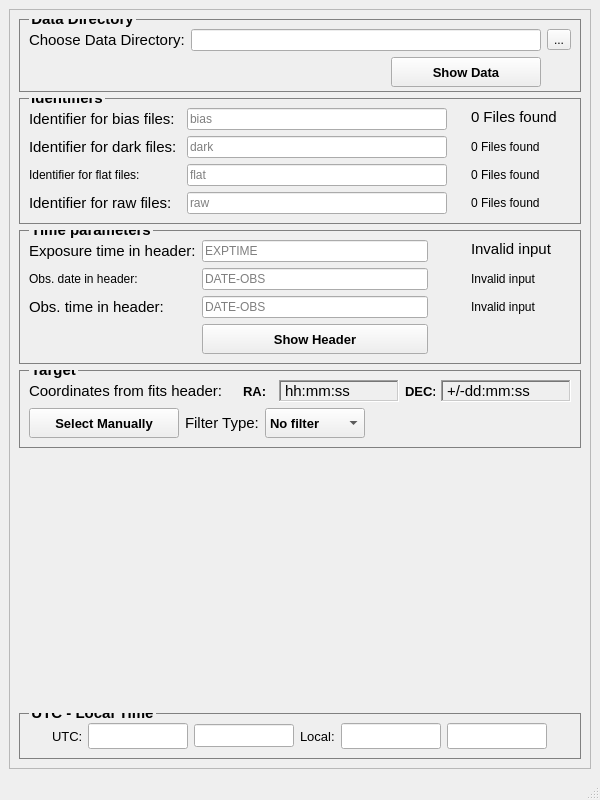
<?xml version="1.0" encoding="UTF-8"?>
<ui version="4.0">
 <class>MainWindow</class>
 <widget class="QMainWindow" name="MainWindow">
  <property name="geometry">
   <rect>
    <x>0</x>
    <y>0</y>
    <width>600</width>
    <height>800</height>
   </rect>
  </property>
  <property name="minimumSize">
   <size>
    <width>600</width>
    <height>800</height>
   </size>
  </property>
  <property name="windowTitle">
   <string>MainWindow</string>
  </property>
  <widget class="QWidget" name="centralwidget">
   <layout class="QHBoxLayout" name="horizontalLayout_7">
    <item>
     <widget class="QFrame" name="frame">
      <property name="frameShape">
       <enum>QFrame::StyledPanel</enum>
      </property>
      <property name="frameShadow">
       <enum>QFrame::Raised</enum>
      </property>
      <layout class="QGridLayout" name="gridLayout_5">
       <item row="0" column="0">
        <widget class="QGroupBox" name="data_directory">
         <property name="font">
          <font>
           <family>Arial</family>
           <pointsize>11</pointsize>
           <weight>75</weight>
           <italic>false</italic>
           <bold>true</bold>
          </font>
         </property>
         <property name="styleSheet">
          <string notr="true">QGroupBox {
    border: 1px solid gray;
	margin-top: 0.5em;
	
}

QGroupBox::title {
    top: -9px;
    left: 10px;
}

</string>
         </property>
         <property name="title">
          <string>Data Directory</string>
         </property>
         <layout class="QGridLayout" name="gridLayout_2">
          <property name="bottomMargin">
           <number>4</number>
          </property>
          <item row="0" column="0">
           <layout class="QHBoxLayout" name="horizontalLayout">
            <item>
             <widget class="QLabel" name="label">
              <property name="font">
               <font>
                <family>Arial</family>
                <pointsize>11</pointsize>
                <weight>50</weight>
                <italic>false</italic>
                <bold>false</bold>
               </font>
              </property>
              <property name="styleSheet">
               <string notr="true"/>
              </property>
              <property name="text">
               <string>Choose Data Directory:</string>
              </property>
             </widget>
            </item>
            <item>
             <widget class="QLineEdit" name="directory_path_qline">
              <property name="styleSheet">
               <string notr="true">font: 10pt &quot;HoloLens MDL2 Assets&quot;;</string>
              </property>
              <property name="inputMask">
               <string/>
              </property>
              <property name="text">
               <string/>
              </property>
              <property name="readOnly">
               <bool>true</bool>
              </property>
             </widget>
            </item>
            <item>
             <widget class="QToolButton" name="open_dir_tool">
              <property name="font">
               <font>
                <weight>50</weight>
                <bold>false</bold>
               </font>
              </property>
              <property name="text">
               <string>...</string>
              </property>
             </widget>
            </item>
           </layout>
          </item>
          <item row="1" column="0">
           <layout class="QHBoxLayout" name="horizontalLayout_2">
            <item>
             <spacer name="horizontalSpacer">
              <property name="orientation">
               <enum>Qt::Horizontal</enum>
              </property>
              <property name="sizeType">
               <enum>QSizePolicy::Expanding</enum>
              </property>
              <property name="sizeHint" stdset="0">
               <size>
                <width>349</width>
                <height>20</height>
               </size>
              </property>
             </spacer>
            </item>
            <item>
             <widget class="QPushButton" name="show_data_btn">
              <property name="minimumSize">
               <size>
                <width>150</width>
                <height>30</height>
               </size>
              </property>
              <property name="maximumSize">
               <size>
                <width>700</width>
                <height>16777215</height>
               </size>
              </property>
              <property name="font">
               <font>
                <family>Arial</family>
                <pointsize>10</pointsize>
                <weight>75</weight>
                <italic>false</italic>
                <bold>true</bold>
               </font>
              </property>
              <property name="styleSheet">
               <string notr="true"/>
              </property>
              <property name="text">
               <string>Show Data</string>
              </property>
             </widget>
            </item>
            <item>
             <spacer name="horizontalSpacer_2">
              <property name="orientation">
               <enum>Qt::Horizontal</enum>
              </property>
              <property name="sizeType">
               <enum>QSizePolicy::Minimum</enum>
              </property>
              <property name="sizeHint" stdset="0">
               <size>
                <width>30</width>
                <height>20</height>
               </size>
              </property>
             </spacer>
            </item>
           </layout>
          </item>
         </layout>
        </widget>
       </item>
       <item row="1" column="0">
        <widget class="QGroupBox" name="identifiers">
         <property name="font">
          <font>
           <family>Arial</family>
           <pointsize>11</pointsize>
           <weight>75</weight>
           <italic>false</italic>
           <bold>true</bold>
          </font>
         </property>
         <property name="styleSheet">
          <string notr="true">QGroupBox {
    border: 1px solid gray;
	margin-top: 0.5em;
}

QGroupBox::title {
    top: -9px;
    left: 10px;
}</string>
         </property>
         <property name="title">
          <string>Identifiers</string>
         </property>
         <layout class="QHBoxLayout" name="horizontalLayout_8">
          <item>
           <layout class="QVBoxLayout" name="verticalLayout">
            <item>
             <widget class="QLabel" name="label_10">
              <property name="font">
               <font>
                <family>Arial</family>
                <pointsize>11</pointsize>
                <weight>50</weight>
                <italic>false</italic>
                <bold>false</bold>
               </font>
              </property>
              <property name="styleSheet">
               <string notr="true">font: 11pt &quot;Arial&quot;;</string>
              </property>
              <property name="text">
               <string>Identifier for bias files: </string>
              </property>
             </widget>
            </item>
            <item>
             <widget class="QLabel" name="label_12">
              <property name="font">
               <font>
                <family>Arial</family>
                <pointsize>11</pointsize>
                <weight>50</weight>
                <italic>false</italic>
                <bold>false</bold>
               </font>
              </property>
              <property name="styleSheet">
               <string notr="true">font: 11pt;
</string>
              </property>
              <property name="text">
               <string>Identifier for dark files: </string>
              </property>
             </widget>
            </item>
            <item>
             <widget class="QLabel" name="label_14">
              <property name="styleSheet">
               <string notr="true">font: 11pt &quot;Arial&quot;;</string>
              </property>
              <property name="text">
               <string>Identifier for flat files: </string>
              </property>
             </widget>
            </item>
            <item>
             <widget class="QLabel" name="label_16">
              <property name="font">
               <font>
                <family>Arial</family>
                <pointsize>11</pointsize>
                <weight>50</weight>
                <italic>false</italic>
                <bold>false</bold>
               </font>
              </property>
              <property name="styleSheet">
               <string notr="true">font: 11pt &quot;Arial&quot;;</string>
              </property>
              <property name="text">
               <string>Identifier for raw files: </string>
              </property>
             </widget>
            </item>
           </layout>
          </item>
          <item>
           <layout class="QVBoxLayout" name="verticalLayout_2">
            <property name="spacing">
             <number>6</number>
            </property>
            <property name="bottomMargin">
             <number>0</number>
            </property>
            <item>
             <widget class="QLineEdit" name="bias_iden_qline">
              <property name="minimumSize">
               <size>
                <width>260</width>
                <height>0</height>
               </size>
              </property>
              <property name="maximumSize">
               <size>
                <width>260</width>
                <height>16777215</height>
               </size>
              </property>
              <property name="text">
               <string/>
              </property>
              <property name="placeholderText">
               <string>bias</string>
              </property>
             </widget>
            </item>
            <item>
             <widget class="QLineEdit" name="dark_iden_qline">
              <property name="minimumSize">
               <size>
                <width>260</width>
                <height>0</height>
               </size>
              </property>
              <property name="maximumSize">
               <size>
                <width>260</width>
                <height>16777215</height>
               </size>
              </property>
              <property name="text">
               <string/>
              </property>
              <property name="placeholderText">
               <string>dark</string>
              </property>
             </widget>
            </item>
            <item>
             <widget class="QLineEdit" name="flat_iden_qline">
              <property name="minimumSize">
               <size>
                <width>260</width>
                <height>0</height>
               </size>
              </property>
              <property name="maximumSize">
               <size>
                <width>260</width>
                <height>16777215</height>
               </size>
              </property>
              <property name="placeholderText">
               <string>flat</string>
              </property>
             </widget>
            </item>
            <item>
             <widget class="QLineEdit" name="raw_iden_qline">
              <property name="minimumSize">
               <size>
                <width>260</width>
                <height>0</height>
               </size>
              </property>
              <property name="maximumSize">
               <size>
                <width>260</width>
                <height>16777215</height>
               </size>
              </property>
              <property name="placeholderText">
               <string>raw</string>
              </property>
             </widget>
            </item>
           </layout>
          </item>
          <item>
           <spacer name="horizontalSpacer_3">
            <property name="orientation">
             <enum>Qt::Horizontal</enum>
            </property>
            <property name="sizeHint" stdset="0">
             <size>
              <width>40</width>
              <height>20</height>
             </size>
            </property>
           </spacer>
          </item>
          <item>
           <layout class="QVBoxLayout" name="verticalLayout_3" stretch="0,0,0,0">
            <property name="spacing">
             <number>13</number>
            </property>
            <property name="sizeConstraint">
             <enum>QLayout::SetDefaultConstraint</enum>
            </property>
            <property name="bottomMargin">
             <number>4</number>
            </property>
            <item>
             <widget class="QLabel" name="Nbias_found">
              <property name="minimumSize">
               <size>
                <width>100</width>
                <height>0</height>
               </size>
              </property>
              <property name="maximumSize">
               <size>
                <width>100</width>
                <height>16777215</height>
               </size>
              </property>
              <property name="font">
               <font>
                <family>Arial</family>
                <pointsize>11</pointsize>
                <weight>50</weight>
                <italic>false</italic>
                <bold>false</bold>
               </font>
              </property>
              <property name="styleSheet">
               <string notr="true">font: 11pt &quot;Arial&quot;;</string>
              </property>
              <property name="text">
               <string>0 Files found</string>
              </property>
             </widget>
            </item>
            <item>
             <widget class="QLabel" name="Ndark_found">
              <property name="minimumSize">
               <size>
                <width>100</width>
                <height>0</height>
               </size>
              </property>
              <property name="maximumSize">
               <size>
                <width>100</width>
                <height>16777215</height>
               </size>
              </property>
              <property name="styleSheet">
               <string notr="true">font: 11pt &quot;Arial&quot;;</string>
              </property>
              <property name="text">
               <string>0 Files found</string>
              </property>
             </widget>
            </item>
            <item>
             <widget class="QLabel" name="Nflat_found">
              <property name="minimumSize">
               <size>
                <width>100</width>
                <height>0</height>
               </size>
              </property>
              <property name="maximumSize">
               <size>
                <width>100</width>
                <height>16777215</height>
               </size>
              </property>
              <property name="styleSheet">
               <string notr="true">font: 11pt &quot;Arial&quot;;</string>
              </property>
              <property name="text">
               <string>0 Files found</string>
              </property>
             </widget>
            </item>
            <item>
             <widget class="QLabel" name="Nraw_found">
              <property name="minimumSize">
               <size>
                <width>100</width>
                <height>0</height>
               </size>
              </property>
              <property name="maximumSize">
               <size>
                <width>100</width>
                <height>16777215</height>
               </size>
              </property>
              <property name="styleSheet">
               <string notr="true">font: 11pt &quot;Arial&quot;;</string>
              </property>
              <property name="text">
               <string>0 Files found</string>
              </property>
             </widget>
            </item>
           </layout>
          </item>
         </layout>
        </widget>
       </item>
       <item row="2" column="0">
        <widget class="QGroupBox" name="time_parameters">
         <property name="font">
          <font>
           <family>Arial</family>
           <pointsize>11</pointsize>
           <weight>75</weight>
           <bold>true</bold>
           <underline>false</underline>
          </font>
         </property>
         <property name="styleSheet">
          <string notr="true">QGroupBox {
    border: 1px solid gray;
	margin-top: 0.5em;

}

QGroupBox::title {
    top: -9px;
    left: 10px;
}</string>
         </property>
         <property name="title">
          <string>Time parameters</string>
         </property>
         <layout class="QGridLayout" name="gridLayout">
          <item row="0" column="1">
           <layout class="QVBoxLayout" name="verticalLayout_5">
            <property name="spacing">
             <number>6</number>
            </property>
            <property name="bottomMargin">
             <number>0</number>
            </property>
            <item>
             <widget class="QLineEdit" name="exptime_qline">
              <property name="minimumSize">
               <size>
                <width>200</width>
                <height>0</height>
               </size>
              </property>
              <property name="maximumSize">
               <size>
                <width>226</width>
                <height>16777215</height>
               </size>
              </property>
              <property name="placeholderText">
               <string>EXPTIME</string>
              </property>
             </widget>
            </item>
            <item>
             <widget class="QLineEdit" name="obsdate_qline">
              <property name="minimumSize">
               <size>
                <width>226</width>
                <height>0</height>
               </size>
              </property>
              <property name="maximumSize">
               <size>
                <width>226</width>
                <height>16777215</height>
               </size>
              </property>
              <property name="text">
               <string/>
              </property>
              <property name="placeholderText">
               <string>DATE-OBS</string>
              </property>
             </widget>
            </item>
            <item>
             <widget class="QLineEdit" name="obstime_qline">
              <property name="minimumSize">
               <size>
                <width>226</width>
                <height>0</height>
               </size>
              </property>
              <property name="maximumSize">
               <size>
                <width>226</width>
                <height>16777215</height>
               </size>
              </property>
              <property name="placeholderText">
               <string>DATE-OBS</string>
              </property>
             </widget>
            </item>
           </layout>
          </item>
          <item row="0" column="2">
           <spacer name="horizontalSpacer_4">
            <property name="orientation">
             <enum>Qt::Horizontal</enum>
            </property>
            <property name="sizeHint" stdset="0">
             <size>
              <width>40</width>
              <height>20</height>
             </size>
            </property>
           </spacer>
          </item>
          <item row="0" column="0">
           <layout class="QVBoxLayout" name="verticalLayout_4">
            <item>
             <widget class="QLabel" name="label_18">
              <property name="font">
               <font>
                <family>Arial</family>
                <pointsize>11</pointsize>
                <weight>50</weight>
                <italic>false</italic>
                <bold>false</bold>
               </font>
              </property>
              <property name="styleSheet">
               <string notr="true">font: 11pt &quot;Arial&quot;;</string>
              </property>
              <property name="text">
               <string>Exposure time in header:</string>
              </property>
             </widget>
            </item>
            <item>
             <widget class="QLabel" name="label_19">
              <property name="styleSheet">
               <string notr="true">font: 11pt &quot;Arial&quot;;</string>
              </property>
              <property name="text">
               <string>Obs. date in header:</string>
              </property>
             </widget>
            </item>
            <item>
             <widget class="QLabel" name="label_20">
              <property name="font">
               <font>
                <family>Arial</family>
                <pointsize>11</pointsize>
                <weight>50</weight>
                <italic>false</italic>
                <bold>false</bold>
               </font>
              </property>
              <property name="styleSheet">
               <string notr="true">font: 11pt &quot;Arial&quot;;</string>
              </property>
              <property name="text">
               <string>Obs. time in header:</string>
              </property>
             </widget>
            </item>
           </layout>
          </item>
          <item row="0" column="3">
           <layout class="QVBoxLayout" name="verticalLayout_6" stretch="0,0,0">
            <property name="spacing">
             <number>13</number>
            </property>
            <property name="sizeConstraint">
             <enum>QLayout::SetDefaultConstraint</enum>
            </property>
            <property name="bottomMargin">
             <number>4</number>
            </property>
            <item>
             <widget class="QLabel" name="exptime_valid">
              <property name="minimumSize">
               <size>
                <width>100</width>
                <height>0</height>
               </size>
              </property>
              <property name="maximumSize">
               <size>
                <width>100</width>
                <height>16777215</height>
               </size>
              </property>
              <property name="font">
               <font>
                <family>Arial</family>
                <pointsize>11</pointsize>
                <weight>50</weight>
                <italic>false</italic>
                <bold>false</bold>
               </font>
              </property>
              <property name="styleSheet">
               <string notr="true">font: 11pt &quot;Arial&quot;;</string>
              </property>
              <property name="text">
               <string>Invalid input</string>
              </property>
             </widget>
            </item>
            <item>
             <widget class="QLabel" name="obs_date_valid">
              <property name="minimumSize">
               <size>
                <width>100</width>
                <height>0</height>
               </size>
              </property>
              <property name="maximumSize">
               <size>
                <width>100</width>
                <height>16777215</height>
               </size>
              </property>
              <property name="styleSheet">
               <string notr="true">font: 11pt &quot;Arial&quot;;</string>
              </property>
              <property name="text">
               <string>Invalid input</string>
              </property>
             </widget>
            </item>
            <item>
             <widget class="QLabel" name="obs_time_valid">
              <property name="minimumSize">
               <size>
                <width>100</width>
                <height>0</height>
               </size>
              </property>
              <property name="maximumSize">
               <size>
                <width>100</width>
                <height>16777215</height>
               </size>
              </property>
              <property name="styleSheet">
               <string notr="true">font: 11pt &quot;Arial&quot;;</string>
              </property>
              <property name="text">
               <string>Invalid input</string>
              </property>
             </widget>
            </item>
           </layout>
          </item>
          <item row="1" column="1">
           <widget class="QPushButton" name="showheader_btn">
            <property name="minimumSize">
             <size>
              <width>0</width>
              <height>30</height>
             </size>
            </property>
            <property name="font">
             <font>
              <family>Arial</family>
              <pointsize>10</pointsize>
              <weight>75</weight>
              <bold>true</bold>
             </font>
            </property>
            <property name="text">
             <string>Show Header</string>
            </property>
           </widget>
          </item>
         </layout>
        </widget>
       </item>
       <item row="3" column="0">
        <widget class="QGroupBox" name="target">
         <property name="font">
          <font>
           <family>Arial</family>
           <pointsize>11</pointsize>
           <weight>75</weight>
           <bold>true</bold>
          </font>
         </property>
         <property name="styleSheet">
          <string notr="true">QGroupBox {
    border: 1px solid gray;
	margin-top: 0.5em;
	
}

QGroupBox::title {
    top: -9px;
    left: 10px;
}
</string>
         </property>
         <property name="title">
          <string>Target</string>
         </property>
         <layout class="QGridLayout" name="gridLayout_3">
          <item row="0" column="0">
           <layout class="QHBoxLayout" name="horizontalLayout_3">
            <item>
             <widget class="QLabel" name="label_2">
              <property name="font">
               <font>
                <family>Arial</family>
                <pointsize>11</pointsize>
               </font>
              </property>
              <property name="text">
               <string>Coordinates from fits header:</string>
              </property>
             </widget>
            </item>
            <item>
             <spacer name="horizontalSpacer_5">
              <property name="orientation">
               <enum>Qt::Horizontal</enum>
              </property>
              <property name="sizeHint" stdset="0">
               <size>
                <width>40</width>
                <height>20</height>
               </size>
              </property>
             </spacer>
            </item>
            <item>
             <widget class="QLabel" name="ra">
              <property name="minimumSize">
               <size>
                <width>30</width>
                <height>0</height>
               </size>
              </property>
              <property name="maximumSize">
               <size>
                <width>50</width>
                <height>16777215</height>
               </size>
              </property>
              <property name="font">
               <font>
                <family>Arial</family>
                <pointsize>10</pointsize>
                <weight>75</weight>
                <bold>true</bold>
               </font>
              </property>
              <property name="text">
               <string>RA:</string>
              </property>
             </widget>
            </item>
            <item>
             <widget class="QLabel" name="header_ra_label">
              <property name="minimumSize">
               <size>
                <width>120</width>
                <height>0</height>
               </size>
              </property>
              <property name="maximumSize">
               <size>
                <width>100</width>
                <height>16777215</height>
               </size>
              </property>
              <property name="font">
               <font>
                <family>Arial</family>
                <pointsize>11</pointsize>
               </font>
              </property>
              <property name="frameShape">
               <enum>QFrame::WinPanel</enum>
              </property>
              <property name="frameShadow">
               <enum>QFrame::Sunken</enum>
              </property>
              <property name="text">
               <string>hh:mm:ss</string>
              </property>
             </widget>
            </item>
            <item>
             <widget class="QLabel" name="dec">
              <property name="minimumSize">
               <size>
                <width>30</width>
                <height>0</height>
               </size>
              </property>
              <property name="font">
               <font>
                <family>Arial</family>
                <pointsize>10</pointsize>
                <weight>75</weight>
                <bold>true</bold>
               </font>
              </property>
              <property name="text">
               <string>DEC:</string>
              </property>
             </widget>
            </item>
            <item>
             <widget class="QLabel" name="header_dec_label">
              <property name="minimumSize">
               <size>
                <width>130</width>
                <height>0</height>
               </size>
              </property>
              <property name="maximumSize">
               <size>
                <width>130</width>
                <height>16777215</height>
               </size>
              </property>
              <property name="font">
               <font>
                <family>Arial</family>
                <pointsize>11</pointsize>
               </font>
              </property>
              <property name="frameShape">
               <enum>QFrame::WinPanel</enum>
              </property>
              <property name="frameShadow">
               <enum>QFrame::Sunken</enum>
              </property>
              <property name="lineWidth">
               <number>1</number>
              </property>
              <property name="text">
               <string>+/-dd:mm:ss</string>
              </property>
              <property name="textFormat">
               <enum>Qt::PlainText</enum>
              </property>
             </widget>
            </item>
           </layout>
          </item>
          <item row="1" column="0">
           <layout class="QHBoxLayout" name="horizontalLayout_4">
            <item>
             <widget class="QPushButton" name="target_manually_btn">
              <property name="minimumSize">
               <size>
                <width>150</width>
                <height>30</height>
               </size>
              </property>
              <property name="font">
               <font>
                <family>Arial</family>
                <pointsize>10</pointsize>
                <weight>75</weight>
                <bold>true</bold>
               </font>
              </property>
              <property name="text">
               <string>Select Manually</string>
              </property>
             </widget>
            </item>
            <item>
             <widget class="QLabel" name="label_7">
              <property name="font">
               <font>
                <family>Arial</family>
                <pointsize>11</pointsize>
               </font>
              </property>
              <property name="text">
               <string>Filter Type:</string>
              </property>
             </widget>
            </item>
            <item>
             <widget class="QComboBox" name="filter_combobox">
              <property name="minimumSize">
               <size>
                <width>100</width>
                <height>30</height>
               </size>
              </property>
              <property name="font">
               <font>
                <family>Arial</family>
                <pointsize>10</pointsize>
                <weight>75</weight>
                <bold>true</bold>
               </font>
              </property>
              <item>
               <property name="text">
                <string>No filter</string>
               </property>
              </item>
              <item>
               <property name="text">
                <string>U</string>
               </property>
              </item>
              <item>
               <property name="text">
                <string>B</string>
               </property>
              </item>
              <item>
               <property name="text">
                <string>V</string>
               </property>
              </item>
              <item>
               <property name="text">
                <string>R</string>
               </property>
              </item>
              <item>
               <property name="text">
                <string>I</string>
               </property>
              </item>
              <item>
               <property name="text">
                <string>H</string>
               </property>
              </item>
              <item>
               <property name="text">
                <string>J</string>
               </property>
              </item>
              <item>
               <property name="text">
                <string>K</string>
               </property>
              </item>
              <item>
               <property name="text">
                <string>UV</string>
               </property>
              </item>
              <item>
               <property name="text">
                <string>Rc</string>
               </property>
              </item>
              <item>
               <property name="text">
                <string>Ic</string>
               </property>
              </item>
              <item>
               <property name="text">
                <string>Re</string>
               </property>
              </item>
              <item>
               <property name="text">
                <string>Ie</string>
               </property>
              </item>
             </widget>
            </item>
            <item>
             <spacer name="horizontalSpacer_6">
              <property name="orientation">
               <enum>Qt::Horizontal</enum>
              </property>
              <property name="sizeHint" stdset="0">
               <size>
                <width>40</width>
                <height>20</height>
               </size>
              </property>
             </spacer>
            </item>
           </layout>
          </item>
         </layout>
        </widget>
       </item>
       <item row="4" column="0">
        <spacer name="verticalSpacer">
         <property name="orientation">
          <enum>Qt::Vertical</enum>
         </property>
         <property name="sizeHint" stdset="0">
          <size>
           <width>20</width>
           <height>40</height>
          </size>
         </property>
        </spacer>
       </item>
       <item row="5" column="0">
        <widget class="QGroupBox" name="utc_local_time">
         <property name="minimumSize">
          <size>
           <width>557</width>
           <height>0</height>
          </size>
         </property>
         <property name="maximumSize">
          <size>
           <width>16777215</width>
           <height>16777215</height>
          </size>
         </property>
         <property name="font">
          <font>
           <family>Arial</family>
           <pointsize>11</pointsize>
           <weight>75</weight>
           <bold>true</bold>
          </font>
         </property>
         <property name="styleSheet">
          <string notr="true">QGroupBox {
    border: 1px solid gray;
	margin-top: 0.5em;
	
}

QGroupBox::title {
    top: -9px;
    left: 10px;
}
</string>
         </property>
         <property name="title">
          <string>UTC - Local Time</string>
         </property>
         <layout class="QGridLayout" name="gridLayout_4">
          <item row="0" column="0">
           <layout class="QHBoxLayout" name="horizontalLayout_5">
            <item>
             <widget class="QLabel" name="label_8">
              <property name="maximumSize">
               <size>
                <width>30</width>
                <height>16777215</height>
               </size>
              </property>
              <property name="font">
               <font>
                <family>Arial</family>
                <pointsize>10</pointsize>
               </font>
              </property>
              <property name="text">
               <string>UTC:</string>
              </property>
             </widget>
            </item>
            <item>
             <widget class="QLineEdit" name="utc_date">
              <property name="maximumSize">
               <size>
                <width>100</width>
                <height>16777215</height>
               </size>
              </property>
              <property name="font">
               <font>
                <family>Arial</family>
                <pointsize>11</pointsize>
               </font>
              </property>
              <property name="text">
               <string/>
              </property>
             </widget>
            </item>
            <item>
             <widget class="QLineEdit" name="utc_time">
              <property name="maximumSize">
               <size>
                <width>100</width>
                <height>16777215</height>
               </size>
              </property>
              <property name="font">
               <font>
                <family>Arial</family>
                <pointsize>10</pointsize>
               </font>
              </property>
             </widget>
            </item>
            <item>
             <widget class="QLabel" name="label_9">
              <property name="maximumSize">
               <size>
                <width>35</width>
                <height>16777215</height>
               </size>
              </property>
              <property name="font">
               <font>
                <family>Arial</family>
                <pointsize>10</pointsize>
               </font>
              </property>
              <property name="text">
               <string>Local:</string>
              </property>
             </widget>
            </item>
            <item>
             <widget class="QLineEdit" name="local_date">
              <property name="maximumSize">
               <size>
                <width>100</width>
                <height>16777215</height>
               </size>
              </property>
              <property name="font">
               <font>
                <family>Arial</family>
                <pointsize>11</pointsize>
               </font>
              </property>
             </widget>
            </item>
            <item>
             <widget class="QLineEdit" name="local_time">
              <property name="maximumSize">
               <size>
                <width>100</width>
                <height>16777215</height>
               </size>
              </property>
              <property name="font">
               <font>
                <family>Arial</family>
                <pointsize>11</pointsize>
               </font>
              </property>
             </widget>
            </item>
           </layout>
          </item>
         </layout>
        </widget>
       </item>
      </layout>
     </widget>
    </item>
   </layout>
  </widget>
  <widget class="QMenuBar" name="menubar">
   <property name="geometry">
    <rect>
     <x>0</x>
     <y>0</y>
     <width>600</width>
     <height>21</height>
    </rect>
   </property>
  </widget>
  <widget class="QStatusBar" name="statusbar"/>
 </widget>
 <resources/>
 <connections/>
</ui>
